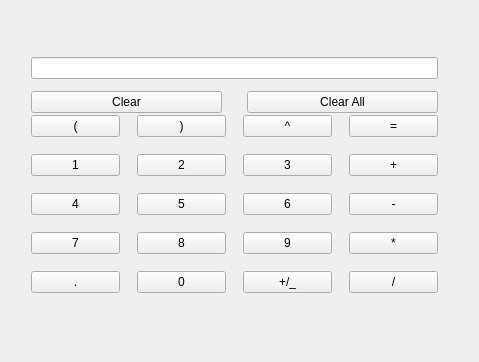
<?xml version="1.0" encoding="UTF-8"?>
<ui version="4.0">
 <class>Widget</class>
 <widget class="QWidget" name="Widget">
  <property name="geometry">
   <rect>
    <x>0</x>
    <y>0</y>
    <width>479</width>
    <height>362</height>
   </rect>
  </property>
  <property name="windowTitle">
   <string>Widget</string>
  </property>
  <widget class="QWidget" name="">
   <property name="geometry">
    <rect>
     <x>20</x>
     <y>40</y>
     <width>429</width>
     <height>271</height>
    </rect>
   </property>
   <layout class="QVBoxLayout" name="verticalLayout_2">
    <item>
     <widget class="QLineEdit" name="le_show"/>
    </item>
    <item>
     <layout class="QVBoxLayout" name="verticalLayout">
      <property name="spacing">
       <number>2</number>
      </property>
      <item>
       <layout class="QHBoxLayout" name="horizontalLayout">
        <property name="spacing">
         <number>25</number>
        </property>
        <item>
         <widget class="QPushButton" name="btn_back">
          <property name="text">
           <string>Clear</string>
          </property>
         </widget>
        </item>
        <item>
         <widget class="QPushButton" name="btn_clear">
          <property name="text">
           <string>Clear All</string>
          </property>
         </widget>
        </item>
       </layout>
      </item>
      <item>
       <layout class="QGridLayout" name="gridLayout">
        <property name="spacing">
         <number>17</number>
        </property>
        <item row="0" column="0">
         <widget class="QPushButton" name="btn_left">
          <property name="text">
           <string>(</string>
          </property>
         </widget>
        </item>
        <item row="0" column="1">
         <widget class="QPushButton" name="btn_right">
          <property name="text">
           <string>)</string>
          </property>
         </widget>
        </item>
        <item row="0" column="2">
         <widget class="QPushButton" name="btn_mul">
          <property name="text">
           <string>^</string>
          </property>
         </widget>
        </item>
        <item row="0" column="3">
         <widget class="QPushButton" name="btn_equal">
          <property name="text">
           <string>=</string>
          </property>
         </widget>
        </item>
        <item row="1" column="0">
         <widget class="QPushButton" name="btn_1">
          <property name="text">
           <string>1</string>
          </property>
         </widget>
        </item>
        <item row="1" column="1">
         <widget class="QPushButton" name="btn_2">
          <property name="text">
           <string>2</string>
          </property>
         </widget>
        </item>
        <item row="1" column="2">
         <widget class="QPushButton" name="btn_3">
          <property name="text">
           <string>3</string>
          </property>
         </widget>
        </item>
        <item row="1" column="3">
         <widget class="QPushButton" name="btn_add">
          <property name="text">
           <string>+</string>
          </property>
         </widget>
        </item>
        <item row="2" column="0">
         <widget class="QPushButton" name="btn_4">
          <property name="text">
           <string>4</string>
          </property>
         </widget>
        </item>
        <item row="2" column="1">
         <widget class="QPushButton" name="btn_5">
          <property name="text">
           <string>5</string>
          </property>
         </widget>
        </item>
        <item row="2" column="2">
         <widget class="QPushButton" name="btn_6">
          <property name="text">
           <string>6</string>
          </property>
         </widget>
        </item>
        <item row="2" column="3">
         <widget class="QPushButton" name="btn_sub">
          <property name="text">
           <string>-</string>
          </property>
         </widget>
        </item>
        <item row="3" column="0">
         <widget class="QPushButton" name="btn_7">
          <property name="text">
           <string>7</string>
          </property>
         </widget>
        </item>
        <item row="3" column="1">
         <widget class="QPushButton" name="btn_8">
          <property name="text">
           <string>8</string>
          </property>
         </widget>
        </item>
        <item row="3" column="2">
         <widget class="QPushButton" name="btn_9">
          <property name="text">
           <string>9</string>
          </property>
         </widget>
        </item>
        <item row="3" column="3">
         <widget class="QPushButton" name="btn_multiply">
          <property name="text">
           <string>*</string>
          </property>
         </widget>
        </item>
        <item row="4" column="0">
         <widget class="QPushButton" name="btn_point">
          <property name="text">
           <string>.</string>
          </property>
         </widget>
        </item>
        <item row="4" column="1">
         <widget class="QPushButton" name="btn_0">
          <property name="text">
           <string>0</string>
          </property>
         </widget>
        </item>
        <item row="4" column="2">
         <widget class="QPushButton" name="pushButton_19">
          <property name="text">
           <string>+/_</string>
          </property>
         </widget>
        </item>
        <item row="4" column="3">
         <widget class="QPushButton" name="btn_divide">
          <property name="text">
           <string>/</string>
          </property>
         </widget>
        </item>
       </layout>
      </item>
     </layout>
    </item>
   </layout>
  </widget>
  <zorder>btn_left</zorder>
  <zorder>btn_right</zorder>
  <zorder>btn_mul</zorder>
  <zorder>btn_equal</zorder>
  <zorder>btn_1</zorder>
  <zorder>btn_2</zorder>
  <zorder>btn_3</zorder>
  <zorder>btn_add</zorder>
  <zorder>btn_4</zorder>
  <zorder>btn_5</zorder>
  <zorder>btn_6</zorder>
  <zorder>btn_sub</zorder>
  <zorder>btn_7</zorder>
  <zorder>btn_8</zorder>
  <zorder>btn_9</zorder>
  <zorder>btn_multiply</zorder>
  <zorder>btn_point</zorder>
  <zorder>btn_0</zorder>
  <zorder>pushButton_19</zorder>
  <zorder>btn_divide</zorder>
  <zorder>btn_back</zorder>
  <zorder>btn_clear</zorder>
  <zorder></zorder>
  <zorder>le_show</zorder>
 </widget>
 <layoutdefault spacing="6" margin="11"/>
 <resources/>
 <connections/>
</ui>
